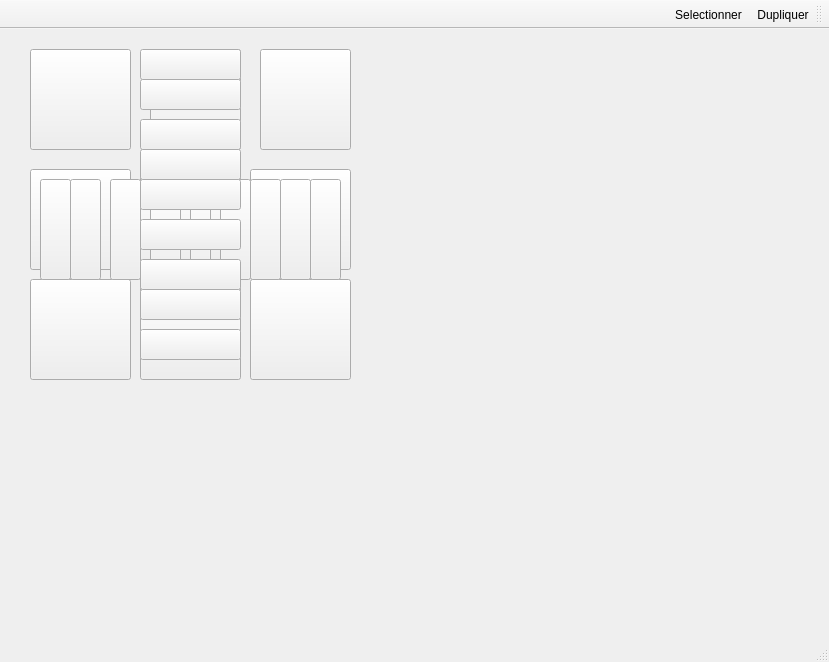
<?xml version="1.0" encoding="UTF-8"?>
<ui version="4.0">
 <class>ToolBar</class>
 <widget class="QMainWindow" name="ToolBar">
  <property name="geometry">
   <rect>
    <x>0</x>
    <y>0</y>
    <width>829</width>
    <height>662</height>
   </rect>
  </property>
  <property name="windowTitle">
   <string>MainWindow</string>
  </property>
  <property name="iconSize">
   <size>
    <width>49</width>
    <height>40</height>
   </size>
  </property>
  <property name="animated">
   <bool>true</bool>
  </property>
  <widget class="QWidget" name="centralwidget">
   <widget class="QPushButton" name="Plan1">
    <property name="geometry">
     <rect>
      <x>30</x>
      <y>20</y>
      <width>101</width>
      <height>101</height>
     </rect>
    </property>
    <property name="toolTip">
     <string>&lt;html&gt;&lt;head/&gt;&lt;body&gt;&lt;p&gt;Plan 1&lt;/p&gt;&lt;/body&gt;&lt;/html&gt;</string>
    </property>
    <property name="text">
     <string/>
    </property>
    <property name="icon">
     <iconset resource="ressource.qrc">
      <normaloff>:/icone/VAA1.png</normaloff>:/icone/VAA1.png</iconset>
    </property>
    <property name="iconSize">
     <size>
      <width>110</width>
      <height>100</height>
     </size>
    </property>
   </widget>
   <widget class="QPushButton" name="Plan3">
    <property name="geometry">
     <rect>
      <x>260</x>
      <y>20</y>
      <width>91</width>
      <height>101</height>
     </rect>
    </property>
    <property name="toolTip">
     <string>&lt;html&gt;&lt;head/&gt;&lt;body&gt;&lt;p&gt;Plan 3 &lt;/p&gt;&lt;/body&gt;&lt;/html&gt;</string>
    </property>
    <property name="text">
     <string/>
    </property>
    <property name="icon">
     <iconset resource="ressource.qrc">
      <normaloff>:/icone/VAA3.png</normaloff>:/icone/VAA3.png</iconset>
    </property>
    <property name="iconSize">
     <size>
      <width>100</width>
      <height>100</height>
     </size>
    </property>
   </widget>
   <widget class="QPushButton" name="Plan2">
    <property name="geometry">
     <rect>
      <x>150</x>
      <y>20</y>
      <width>91</width>
      <height>101</height>
     </rect>
    </property>
    <property name="toolTip">
     <string>&lt;html&gt;&lt;head/&gt;&lt;body&gt;&lt;p&gt;Plan 2&lt;/p&gt;&lt;/body&gt;&lt;/html&gt;</string>
    </property>
    <property name="text">
     <string/>
    </property>
    <property name="icon">
     <iconset resource="ressource.qrc">
      <normaloff>:/icone/VAA2.png</normaloff>:/icone/VAA2.png</iconset>
    </property>
    <property name="iconSize">
     <size>
      <width>100</width>
      <height>100</height>
     </size>
    </property>
   </widget>
   <widget class="QPushButton" name="Plan7">
    <property name="geometry">
     <rect>
      <x>30</x>
      <y>250</y>
      <width>101</width>
      <height>101</height>
     </rect>
    </property>
    <property name="toolTip">
     <string>&lt;html&gt;&lt;head/&gt;&lt;body&gt;&lt;p&gt;Plan 7&lt;/p&gt;&lt;/body&gt;&lt;/html&gt;</string>
    </property>
    <property name="text">
     <string/>
    </property>
    <property name="icon">
     <iconset resource="ressource.qrc">
      <normaloff>:/icone/VAA7.png</normaloff>:/icone/VAA7.png</iconset>
    </property>
    <property name="iconSize">
     <size>
      <width>110</width>
      <height>100</height>
     </size>
    </property>
   </widget>
   <widget class="QPushButton" name="Plan6">
    <property name="geometry">
     <rect>
      <x>250</x>
      <y>140</y>
      <width>101</width>
      <height>101</height>
     </rect>
    </property>
    <property name="toolTip">
     <string>&lt;html&gt;&lt;head/&gt;&lt;body&gt;&lt;p&gt;Plan 6&lt;/p&gt;&lt;/body&gt;&lt;/html&gt;</string>
    </property>
    <property name="text">
     <string/>
    </property>
    <property name="icon">
     <iconset resource="ressource.qrc">
      <normaloff>:/icone/VAA6.png</normaloff>:/icone/VAA6.png</iconset>
    </property>
    <property name="iconSize">
     <size>
      <width>110</width>
      <height>100</height>
     </size>
    </property>
   </widget>
   <widget class="QPushButton" name="Plan9">
    <property name="geometry">
     <rect>
      <x>250</x>
      <y>250</y>
      <width>101</width>
      <height>101</height>
     </rect>
    </property>
    <property name="toolTip">
     <string>&lt;html&gt;&lt;head/&gt;&lt;body&gt;&lt;p&gt;Plan 9&lt;/p&gt;&lt;/body&gt;&lt;/html&gt;</string>
    </property>
    <property name="text">
     <string/>
    </property>
    <property name="icon">
     <iconset resource="ressource.qrc">
      <normaloff>:/icone/VAA9.png</normaloff>:/icone/VAA9.png</iconset>
    </property>
    <property name="iconSize">
     <size>
      <width>110</width>
      <height>100</height>
     </size>
    </property>
   </widget>
   <widget class="QPushButton" name="Plan8">
    <property name="geometry">
     <rect>
      <x>140</x>
      <y>250</y>
      <width>101</width>
      <height>101</height>
     </rect>
    </property>
    <property name="toolTip">
     <string>&lt;html&gt;&lt;head/&gt;&lt;body&gt;&lt;p&gt;Plan 8&lt;/p&gt;&lt;/body&gt;&lt;/html&gt;</string>
    </property>
    <property name="text">
     <string/>
    </property>
    <property name="icon">
     <iconset resource="ressource.qrc">
      <normaloff>:/icone/VAA8.png</normaloff>:/icone/VAA8.png</iconset>
    </property>
    <property name="iconSize">
     <size>
      <width>110</width>
      <height>100</height>
     </size>
    </property>
   </widget>
   <widget class="QPushButton" name="Plan5">
    <property name="geometry">
     <rect>
      <x>140</x>
      <y>140</y>
      <width>101</width>
      <height>101</height>
     </rect>
    </property>
    <property name="toolTip">
     <string>&lt;html&gt;&lt;head/&gt;&lt;body&gt;&lt;p&gt;Plan 5&lt;/p&gt;&lt;/body&gt;&lt;/html&gt;</string>
    </property>
    <property name="text">
     <string/>
    </property>
    <property name="icon">
     <iconset resource="ressource.qrc">
      <normaloff>:/icone/VAA5.png</normaloff>:/icone/VAA5.png</iconset>
    </property>
    <property name="iconSize">
     <size>
      <width>110</width>
      <height>100</height>
     </size>
    </property>
   </widget>
   <widget class="QPushButton" name="Plan4">
    <property name="geometry">
     <rect>
      <x>30</x>
      <y>140</y>
      <width>101</width>
      <height>101</height>
     </rect>
    </property>
    <property name="toolTip">
     <string>&lt;html&gt;&lt;head/&gt;&lt;body&gt;&lt;p&gt;Plan 4&lt;/p&gt;&lt;p&gt;&lt;br/&gt;&lt;/p&gt;&lt;/body&gt;&lt;/html&gt;</string>
    </property>
    <property name="text">
     <string/>
    </property>
    <property name="icon">
     <iconset resource="ressource.qrc">
      <normaloff>:/icone/VAA4.png</normaloff>:/icone/VAA4.png</iconset>
    </property>
    <property name="iconSize">
     <size>
      <width>110</width>
      <height>100</height>
     </size>
    </property>
   </widget>
   <widget class="QPushButton" name="Plan7_2">
    <property name="geometry">
     <rect>
      <x>250</x>
      <y>150</y>
      <width>31</width>
      <height>101</height>
     </rect>
    </property>
    <property name="toolTip">
     <string>&lt;html&gt;&lt;head/&gt;&lt;body&gt;&lt;p&gt;Plan 7&lt;/p&gt;&lt;/body&gt;&lt;/html&gt;</string>
    </property>
    <property name="text">
     <string/>
    </property>
    <property name="icon">
     <iconset resource="ressource.qrc">
      <normaloff>:/icone/VDG7.png</normaloff>:/icone/VDG7.png</iconset>
    </property>
    <property name="iconSize">
     <size>
      <width>110</width>
      <height>100</height>
     </size>
    </property>
   </widget>
   <widget class="QPushButton" name="Plan6_2">
    <property name="geometry">
     <rect>
      <x>220</x>
      <y>150</y>
      <width>31</width>
      <height>101</height>
     </rect>
    </property>
    <property name="toolTip">
     <string>&lt;html&gt;&lt;head/&gt;&lt;body&gt;&lt;p&gt;Plan 6&lt;/p&gt;&lt;/body&gt;&lt;/html&gt;</string>
    </property>
    <property name="text">
     <string/>
    </property>
    <property name="icon">
     <iconset resource="ressource.qrc">
      <normaloff>:/icone/VDG6.png</normaloff>:/icone/VDG6.png</iconset>
    </property>
    <property name="iconSize">
     <size>
      <width>110</width>
      <height>100</height>
     </size>
    </property>
   </widget>
   <widget class="QPushButton" name="Plan3_2">
    <property name="geometry">
     <rect>
      <x>110</x>
      <y>150</y>
      <width>31</width>
      <height>101</height>
     </rect>
    </property>
    <property name="toolTip">
     <string>&lt;html&gt;&lt;head/&gt;&lt;body&gt;&lt;p&gt;Plan 3&lt;/p&gt;&lt;/body&gt;&lt;/html&gt;</string>
    </property>
    <property name="text">
     <string/>
    </property>
    <property name="icon">
     <iconset resource="ressource.qrc">
      <normaloff>:/icone/VDG3.png</normaloff>:/icone/VDG3.png</iconset>
    </property>
    <property name="iconSize">
     <size>
      <width>100</width>
      <height>100</height>
     </size>
    </property>
   </widget>
   <widget class="QPushButton" name="Plan5_2">
    <property name="geometry">
     <rect>
      <x>190</x>
      <y>150</y>
      <width>21</width>
      <height>101</height>
     </rect>
    </property>
    <property name="toolTip">
     <string>&lt;html&gt;&lt;head/&gt;&lt;body&gt;&lt;p&gt;Plan 5&lt;/p&gt;&lt;/body&gt;&lt;/html&gt;</string>
    </property>
    <property name="text">
     <string/>
    </property>
    <property name="icon">
     <iconset resource="ressource.qrc">
      <normaloff>:/icone/VDG5.png</normaloff>:/icone/VDG5.png</iconset>
    </property>
    <property name="iconSize">
     <size>
      <width>110</width>
      <height>100</height>
     </size>
    </property>
   </widget>
   <widget class="QPushButton" name="Plan9_2">
    <property name="geometry">
     <rect>
      <x>310</x>
      <y>150</y>
      <width>31</width>
      <height>101</height>
     </rect>
    </property>
    <property name="toolTip">
     <string>&lt;html&gt;&lt;head/&gt;&lt;body&gt;&lt;p&gt;Plan 9&lt;/p&gt;&lt;/body&gt;&lt;/html&gt;</string>
    </property>
    <property name="text">
     <string/>
    </property>
    <property name="icon">
     <iconset resource="ressource.qrc">
      <normaloff>:/icone/VDG9.png</normaloff>:/icone/VDG9.png</iconset>
    </property>
    <property name="iconSize">
     <size>
      <width>110</width>
      <height>100</height>
     </size>
    </property>
   </widget>
   <widget class="QPushButton" name="Plan4_2">
    <property name="geometry">
     <rect>
      <x>150</x>
      <y>150</y>
      <width>31</width>
      <height>101</height>
     </rect>
    </property>
    <property name="toolTip">
     <string>&lt;html&gt;&lt;head/&gt;&lt;body&gt;&lt;p&gt;Plan 4&lt;/p&gt;&lt;/body&gt;&lt;/html&gt;</string>
    </property>
    <property name="text">
     <string/>
    </property>
    <property name="icon">
     <iconset resource="ressource.qrc">
      <normaloff>:/icone/VDG4.png</normaloff>:/icone/VDG4.png</iconset>
    </property>
    <property name="iconSize">
     <size>
      <width>110</width>
      <height>100</height>
     </size>
    </property>
   </widget>
   <widget class="QPushButton" name="Plan8_2">
    <property name="geometry">
     <rect>
      <x>280</x>
      <y>150</y>
      <width>31</width>
      <height>101</height>
     </rect>
    </property>
    <property name="toolTip">
     <string>&lt;html&gt;&lt;head/&gt;&lt;body&gt;&lt;p&gt;Plan 8&lt;/p&gt;&lt;/body&gt;&lt;/html&gt;</string>
    </property>
    <property name="text">
     <string/>
    </property>
    <property name="icon">
     <iconset resource="ressource.qrc">
      <normaloff>:/icone/VDG8.png</normaloff>:/icone/VDG8.png</iconset>
    </property>
    <property name="iconSize">
     <size>
      <width>110</width>
      <height>100</height>
     </size>
    </property>
   </widget>
   <widget class="QPushButton" name="Plan1_2">
    <property name="geometry">
     <rect>
      <x>40</x>
      <y>150</y>
      <width>31</width>
      <height>101</height>
     </rect>
    </property>
    <property name="toolTip">
     <string>&lt;html&gt;&lt;head/&gt;&lt;body&gt;&lt;p&gt;Plan 1&lt;/p&gt;&lt;/body&gt;&lt;/html&gt;</string>
    </property>
    <property name="text">
     <string/>
    </property>
    <property name="icon">
     <iconset resource="ressource.qrc">
      <normaloff>:/icone/VDG1.png</normaloff>:/icone/VDG1.png</iconset>
    </property>
    <property name="iconSize">
     <size>
      <width>10000</width>
      <height>100</height>
     </size>
    </property>
   </widget>
   <widget class="QPushButton" name="Plan2_2">
    <property name="geometry">
     <rect>
      <x>70</x>
      <y>150</y>
      <width>31</width>
      <height>101</height>
     </rect>
    </property>
    <property name="toolTip">
     <string>&lt;html&gt;&lt;head/&gt;&lt;body&gt;&lt;p&gt;Plan 2&lt;/p&gt;&lt;/body&gt;&lt;/html&gt;</string>
    </property>
    <property name="text">
     <string/>
    </property>
    <property name="icon">
     <iconset resource="ressource.qrc">
      <normaloff>:/icone/VDG2.png</normaloff>:/icone/VDG2.png</iconset>
    </property>
    <property name="iconSize">
     <size>
      <width>100</width>
      <height>100</height>
     </size>
    </property>
   </widget>
   <widget class="QPushButton" name="Plan7_3">
    <property name="geometry">
     <rect>
      <x>140</x>
      <y>230</y>
      <width>101</width>
      <height>31</height>
     </rect>
    </property>
    <property name="toolTip">
     <string>&lt;html&gt;&lt;head/&gt;&lt;body&gt;&lt;p&gt;Plan 7&lt;/p&gt;&lt;/body&gt;&lt;/html&gt;</string>
    </property>
    <property name="text">
     <string/>
    </property>
    <property name="icon">
     <iconset resource="ressource.qrc">
      <normaloff>:/icone/H7.png</normaloff>:/icone/H7.png</iconset>
    </property>
    <property name="iconSize">
     <size>
      <width>110</width>
      <height>100</height>
     </size>
    </property>
   </widget>
   <widget class="QPushButton" name="Plan6_3">
    <property name="geometry">
     <rect>
      <x>140</x>
      <y>190</y>
      <width>101</width>
      <height>31</height>
     </rect>
    </property>
    <property name="toolTip">
     <string>&lt;html&gt;&lt;head/&gt;&lt;body&gt;&lt;p&gt;Plan 6&lt;/p&gt;&lt;/body&gt;&lt;/html&gt;</string>
    </property>
    <property name="text">
     <string/>
    </property>
    <property name="icon">
     <iconset resource="ressource.qrc">
      <normaloff>:/icone/H6.png</normaloff>:/icone/H6.png</iconset>
    </property>
    <property name="iconSize">
     <size>
      <width>110</width>
      <height>100</height>
     </size>
    </property>
   </widget>
   <widget class="QPushButton" name="Plan3_3">
    <property name="geometry">
     <rect>
      <x>140</x>
      <y>90</y>
      <width>101</width>
      <height>31</height>
     </rect>
    </property>
    <property name="toolTip">
     <string>&lt;html&gt;&lt;head/&gt;&lt;body&gt;&lt;p&gt;Plan 3&lt;/p&gt;&lt;/body&gt;&lt;/html&gt;</string>
    </property>
    <property name="text">
     <string/>
    </property>
    <property name="icon">
     <iconset resource="ressource.qrc">
      <normaloff>:/icone/H3.png</normaloff>:/icone/H3.png</iconset>
    </property>
    <property name="iconSize">
     <size>
      <width>100</width>
      <height>100</height>
     </size>
    </property>
   </widget>
   <widget class="QPushButton" name="Plan5_3">
    <property name="geometry">
     <rect>
      <x>140</x>
      <y>150</y>
      <width>101</width>
      <height>31</height>
     </rect>
    </property>
    <property name="toolTip">
     <string>&lt;html&gt;&lt;head/&gt;&lt;body&gt;&lt;p&gt;Plan 5&lt;/p&gt;&lt;/body&gt;&lt;/html&gt;</string>
    </property>
    <property name="text">
     <string/>
    </property>
    <property name="icon">
     <iconset resource="ressource.qrc">
      <normaloff>:/icone/H5.png</normaloff>:/icone/H5.png</iconset>
    </property>
    <property name="iconSize">
     <size>
      <width>110</width>
      <height>100</height>
     </size>
    </property>
   </widget>
   <widget class="QPushButton" name="Plan9_3">
    <property name="geometry">
     <rect>
      <x>140</x>
      <y>300</y>
      <width>101</width>
      <height>31</height>
     </rect>
    </property>
    <property name="toolTip">
     <string>&lt;html&gt;&lt;head/&gt;&lt;body&gt;&lt;p&gt;Plan 9&lt;/p&gt;&lt;/body&gt;&lt;/html&gt;</string>
    </property>
    <property name="text">
     <string/>
    </property>
    <property name="icon">
     <iconset resource="ressource.qrc">
      <normaloff>:/icone/H9.png</normaloff>:/icone/H9.png</iconset>
    </property>
    <property name="iconSize">
     <size>
      <width>110</width>
      <height>100</height>
     </size>
    </property>
   </widget>
   <widget class="QPushButton" name="Plan4_3">
    <property name="geometry">
     <rect>
      <x>140</x>
      <y>120</y>
      <width>101</width>
      <height>31</height>
     </rect>
    </property>
    <property name="toolTip">
     <string>&lt;html&gt;&lt;head/&gt;&lt;body&gt;&lt;p&gt;Plan 4&lt;/p&gt;&lt;/body&gt;&lt;/html&gt;</string>
    </property>
    <property name="text">
     <string/>
    </property>
    <property name="icon">
     <iconset resource="ressource.qrc">
      <normaloff>:/icone/H4.png</normaloff>:/icone/H4.png</iconset>
    </property>
    <property name="iconSize">
     <size>
      <width>110</width>
      <height>100</height>
     </size>
    </property>
   </widget>
   <widget class="QPushButton" name="Plan8_3">
    <property name="geometry">
     <rect>
      <x>140</x>
      <y>260</y>
      <width>101</width>
      <height>31</height>
     </rect>
    </property>
    <property name="toolTip">
     <string>&lt;html&gt;&lt;head/&gt;&lt;body&gt;&lt;p&gt;Plan 8&lt;/p&gt;&lt;/body&gt;&lt;/html&gt;</string>
    </property>
    <property name="text">
     <string/>
    </property>
    <property name="icon">
     <iconset resource="ressource.qrc">
      <normaloff>:/icone/H8.png</normaloff>:/icone/H8.png</iconset>
    </property>
    <property name="iconSize">
     <size>
      <width>110</width>
      <height>100</height>
     </size>
    </property>
   </widget>
   <widget class="QPushButton" name="Plan1_3">
    <property name="geometry">
     <rect>
      <x>140</x>
      <y>20</y>
      <width>101</width>
      <height>31</height>
     </rect>
    </property>
    <property name="toolTip">
     <string>&lt;html&gt;&lt;head/&gt;&lt;body&gt;&lt;p&gt;Plan 1&lt;/p&gt;&lt;/body&gt;&lt;/html&gt;</string>
    </property>
    <property name="text">
     <string/>
    </property>
    <property name="icon">
     <iconset resource="ressource.qrc">
      <normaloff>:/icone/H1.png</normaloff>:/icone/H1.png</iconset>
    </property>
    <property name="iconSize">
     <size>
      <width>110</width>
      <height>100</height>
     </size>
    </property>
   </widget>
   <widget class="QPushButton" name="Plan2_3">
    <property name="geometry">
     <rect>
      <x>140</x>
      <y>50</y>
      <width>101</width>
      <height>31</height>
     </rect>
    </property>
    <property name="toolTip">
     <string>&lt;html&gt;&lt;head/&gt;&lt;body&gt;&lt;p&gt;Plan 2&lt;/p&gt;&lt;/body&gt;&lt;/html&gt;</string>
    </property>
    <property name="text">
     <string/>
    </property>
    <property name="icon">
     <iconset resource="ressource.qrc">
      <normaloff>:/icone/H2.png</normaloff>:/icone/H2.png</iconset>
    </property>
    <property name="iconSize">
     <size>
      <width>100</width>
      <height>100</height>
     </size>
    </property>
   </widget>
   <zorder>Plan9</zorder>
   <zorder>Plan8</zorder>
   <zorder>Plan7</zorder>
   <zorder>Plan6</zorder>
   <zorder>Plan5</zorder>
   <zorder>Plan4</zorder>
   <zorder>Plan3</zorder>
   <zorder>Plan2</zorder>
   <zorder>Plan1</zorder>
   <zorder>Plan7_2</zorder>
   <zorder>Plan6_2</zorder>
   <zorder>Plan3_2</zorder>
   <zorder>Plan5_2</zorder>
   <zorder>Plan9_2</zorder>
   <zorder>Plan4_2</zorder>
   <zorder>Plan8_2</zorder>
   <zorder>Plan1_2</zorder>
   <zorder>Plan2_2</zorder>
   <zorder>Plan7_3</zorder>
   <zorder>Plan6_3</zorder>
   <zorder>Plan3_3</zorder>
   <zorder>Plan5_3</zorder>
   <zorder>Plan9_3</zorder>
   <zorder>Plan4_3</zorder>
   <zorder>Plan8_3</zorder>
   <zorder>Plan1_3</zorder>
   <zorder>Plan2_3</zorder>
  </widget>
  <widget class="QStatusBar" name="statusbar"/>
  <widget class="QToolBar" name="toolBar">
   <property name="windowTitle">
    <string>toolBar</string>
   </property>
   <property name="layoutDirection">
    <enum>Qt::RightToLeft</enum>
   </property>
   <property name="autoFillBackground">
    <bool>true</bool>
   </property>
   <property name="iconSize">
    <size>
     <width>30</width>
     <height>30</height>
    </size>
   </property>
   <attribute name="toolBarArea">
    <enum>TopToolBarArea</enum>
   </attribute>
   <attribute name="toolBarBreak">
    <bool>false</bool>
   </attribute>
   <addaction name="actionDupliquer"/>
   <addaction name="actionSelectionner"/>
  </widget>
  <action name="actionSelectionner">
   <property name="icon">
    <iconset resource="ressource.qrc">
     <normaloff>:/icone/Selection_Plan.jpeg</normaloff>
     <normalon>fleche.jpeg</normalon>:/icone/Selection_Plan.jpeg</iconset>
   </property>
   <property name="text">
    <string>Selectionner</string>
   </property>
   <property name="toolTip">
    <string>Selectionner les LEDs</string>
   </property>
  </action>
  <action name="actionDupliquer">
   <property name="icon">
    <iconset resource="ressource.qrc">
     <normaloff>:/icone/Dupliquer.gif</normaloff>:/icone/Dupliquer.gif</iconset>
   </property>
   <property name="text">
    <string>Dupliquer</string>
   </property>
   <property name="toolTip">
    <string>Dupliquer</string>
   </property>
  </action>
 </widget>
 <resources>
  <include location="ressource.qrc"/>
 </resources>
 <connections/>
</ui>
